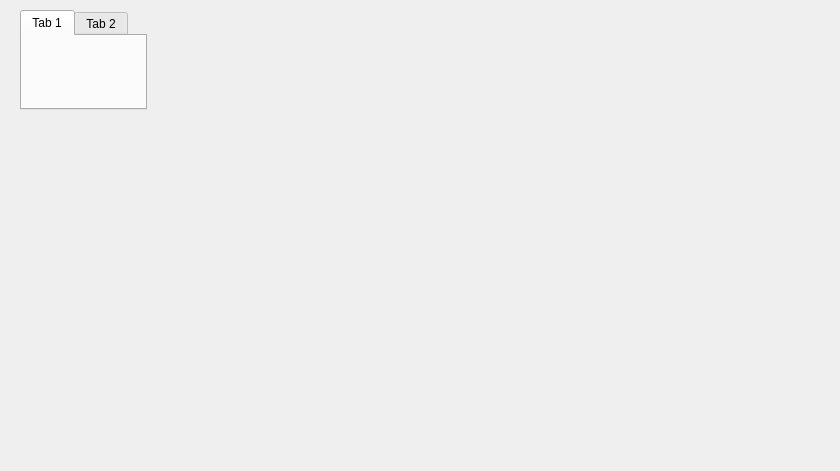
<?xml version="1.0" encoding="UTF-8"?>
<ui version="4.0">
 <class>RibbonWidget</class>
 <widget class="QWidget" name="RibbonWidget">
  <property name="geometry">
   <rect>
    <x>0</x>
    <y>0</y>
    <width>840</width>
    <height>471</height>
   </rect>
  </property>
  <property name="windowTitle">
   <string>Form</string>
  </property>
  <widget class="QTabWidget" name="tabWidget">
   <property name="geometry">
    <rect>
     <x>20</x>
     <y>10</y>
     <width>127</width>
     <height>100</height>
    </rect>
   </property>
   <widget class="QWidget" name="tab">
    <attribute name="title">
     <string>Tab 1</string>
    </attribute>
   </widget>
   <widget class="QWidget" name="tab_2">
    <attribute name="title">
     <string>Tab 2</string>
    </attribute>
   </widget>
  </widget>
 </widget>
 <resources/>
 <connections/>
</ui>
